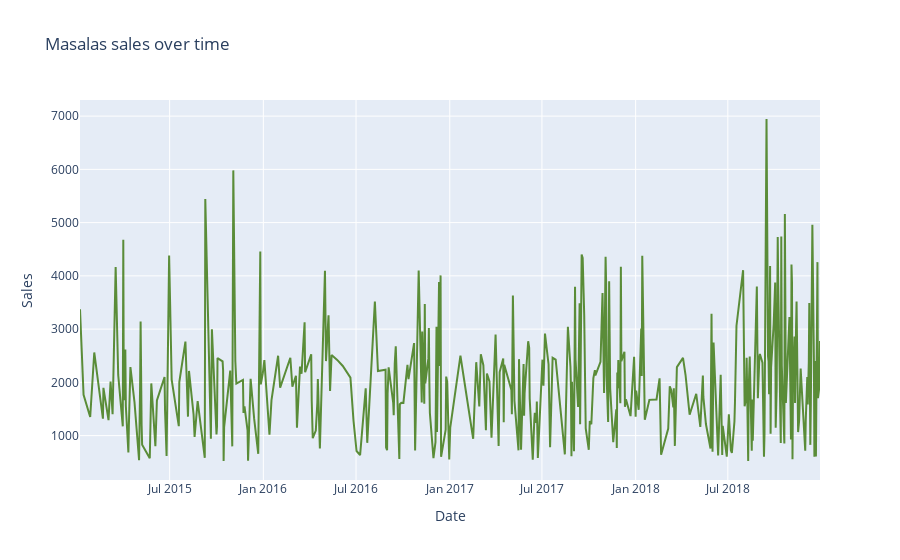

Source (notebook cell):
### Code cell
masalas_trace = go.Scatter(
                    x = df_masalas.index,
                    y = df_masalas.Sales,
                    mode = "lines",
                    name = "idk",
                    marker = dict(color = 'rgba(56, 117, 9, 0.8)'))
                   

                    
data1 = [masalas_trace]
layout = dict(title = 'Masalas sales over time',
              xaxis= dict(title= 'Date',ticklen= 5,zeroline= False),
             yaxis =dict(title='Sales'))
fig = dict(data = data1, layout = layout)
iplot(fig)

### Figure 1 — Plotly figure (JSON) as saved in the notebook; plotly's stock layout.template omitted (floating-point values rounded to 4 significant figures; data arrays with more than 128 entries replaced by an {"elided": "..."} marker saying what was removed)
{"data": [{"marker": {"color": "rgba(56, 117, 9, 0.8)"}, "mode": "lines", "name": "idk", "type": "scatter", "x": {"elided": "349 str values"}, "y": {"elided": "349 int values"}}], "layout": {"title": {"text": "Masalas sales over time"}, "xaxis": {"ticklen": 5, "title": {"text": "Date"}, "zeroline": false}, "yaxis": {"title": {"text": "Sales"}}}}
